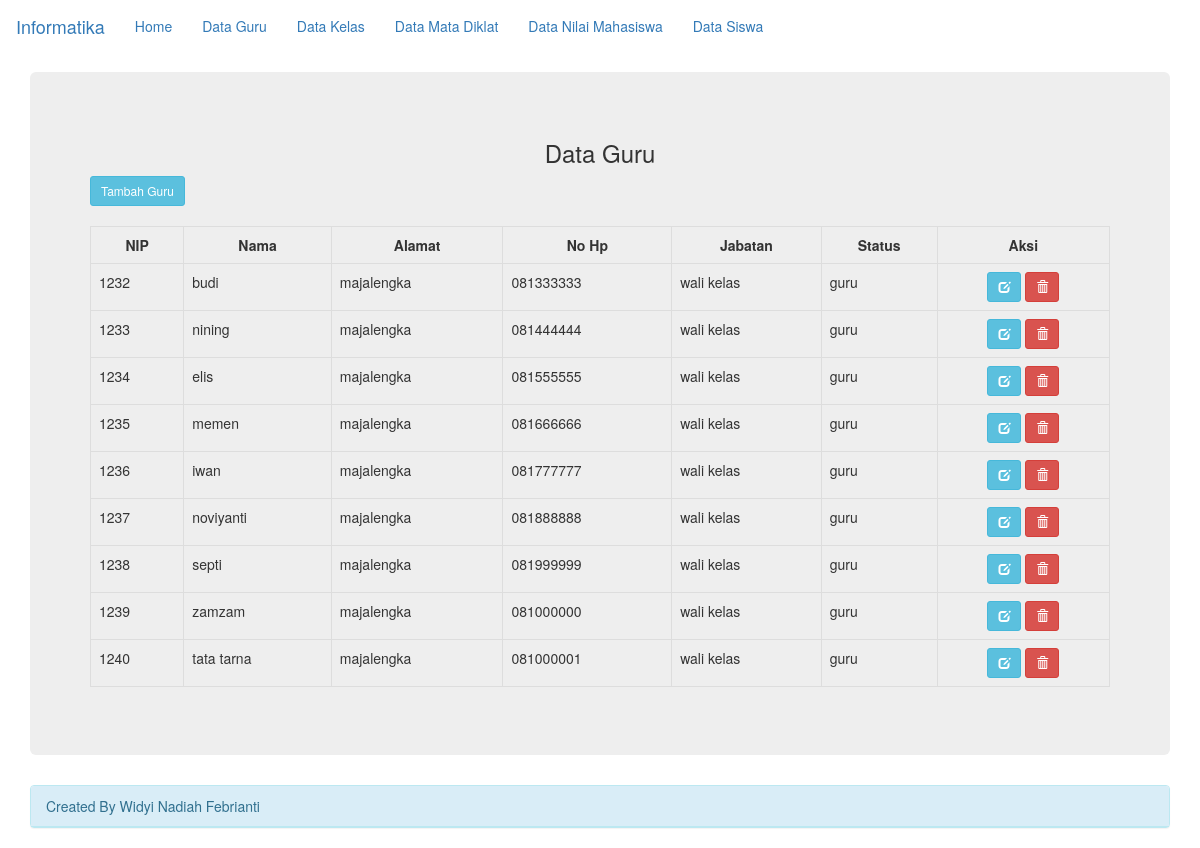
/tugas_widi/index.php?halaman=data_guru, run on the app's committed database.
### tables this page shows
CREATE TABLE `data_guru` (
  `nip` char(15) NOT NULL,
  `nama` varchar(100) NOT NULL,
  `alamat` varchar(100) NOT NULL,
  `no_hp` varchar(15) NOT NULL,
  `jabatan` varchar(30) NOT NULL,
  `status` varchar(30) NOT NULL
);

### tugas_widi/data_guru.php (the view, shortened to what this page needs)
<?php
include("koneksi.php");
?>
<h3 align="center">Data Guru</h3>
<a href="?halaman=data_guru_tambah" class="btn btn-info btn-sm">Tambah Guru</a><br/><br/>
<div class="table-responsive">
<table class="table table-bordered table-hove">
	<tr>
		<th><center>NIP</center></th>
		<th><center>Nama</center></th>
		<th><center>Alamat</center></th>
		<th><center>No Hp</center></th>
		<th><center>Jabatan</center></th>
		<th><center>Status</center></th>
		<th><center>Aksi</center></th>
	</tr>
<?php
	$query=("SELECT * FROM data_guru");
	$lihat = mysqli_query($koneksi, $query) or die('Error, query failed,'.mysqli_error());
	while($r=mysqli_fetch_array($lihat)){
?>
	<tr>
		<td><?php echo"$r[nip]";?></td>
		<td><?php echo"$r[nama]";?></td>
		<td><?php echo"$r[alamat]";?></td>
		<td><?php echo"$r[no_hp]";?></td>
		<td><?php echo"$r[jabatan]";?></td>
		<td><?php echo"$r[status]";?></td>
		<td align="center">
			<a href="?halaman=data_guru_edit&nip=<?php echo"$r[nip]";?>" title="Edit Data"
			class="btn btn-info btn-sm"><span class="glyphicon glyphicon-edit" aria-hidden="true"></span></a>
			<a href="?halaman=data_guru_delete&nip=<?php echo"$r[nip]";?>" onclick="return confirm('Apakah anda akan menghapus data ini ? Klik OK untuk menghapus')" title="Hapus Data"
			class="btn btn-danger btn-sm"><span class="glyphicon glyphicon-trash" aria-hidden="true"></span></a>
	</tr>
<?php
} ?>
</table>
</div>

### data on the page
data_guru: nip "1232", nama "budi", alamat "majalengka", no_hp "081333333", jabatan "wali kelas", status "guru"
data_guru: nip "1233", nama "nining", alamat "majalengka", no_hp "081444444", jabatan "wali kelas", status "guru"
data_guru: nip "1234", nama "elis", alamat "majalengka", no_hp "081555555", jabatan "wali kelas", status "guru"
data_guru: nip "1235", nama "memen", alamat "majalengka", no_hp "081666666", jabatan "wali kelas", status "guru"
data_guru: nip "1236", nama "iwan", alamat "majalengka", no_hp "081777777", jabatan "wali kelas", status "guru"
data_guru: nip "1237", nama "noviyanti", alamat "majalengka", no_hp "081888888", jabatan "wali kelas", status "guru"
data_guru: nip "1238", nama "septi", alamat "majalengka", no_hp "081999999", jabatan "wali kelas", status "guru"
data_guru: nip "1239", nama "zamzam", alamat "majalengka", no_hp "081000000", jabatan "wali kelas", status "guru"
data_guru: nip "1240", nama "tata tarna", alamat "majalengka", no_hp "081000001", jabatan "wali kelas", status "guru"
